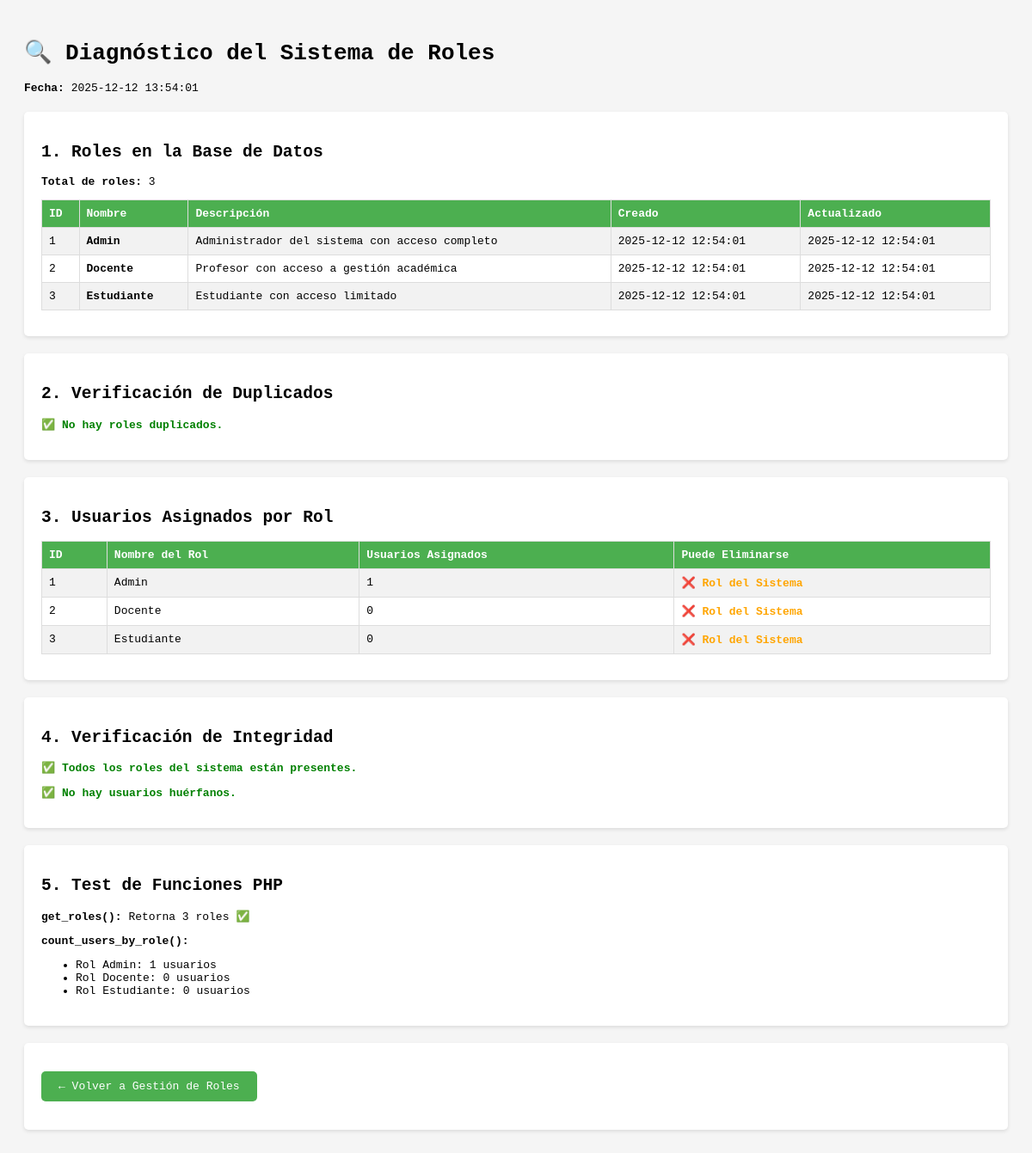
The app's page /diagnostico_roles.php with its own data.
### tables this page shows
CREATE TABLE roles (
    id_rol INT AUTO_INCREMENT PRIMARY KEY,
    nombre_rol VARCHAR(50) UNIQUE NOT NULL,
    descripcion VARCHAR(255),
    activo BOOLEAN DEFAULT TRUE,
    created_at TIMESTAMP DEFAULT CURRENT_TIMESTAMP,
    updated_at TIMESTAMP DEFAULT CURRENT_TIMESTAMP ON UPDATE CURRENT_TIMESTAMP,
    INDEX idx_nombre_rol (nombre_rol)
);

### includes/functions.php (called while the page is built, shortened)
<?php
function get_roles() {
    $database = new Database();
    $db = $database->connect();
    $query = "SELECT * FROM roles ORDER BY id_rol";
    $stmt = $db->prepare($query);
    $stmt->execute();
    return $stmt->fetchAll();
}
function count_users_by_role($id_rol) {
    $database = new Database();
    $db = $database->connect();
    $query = "SELECT COUNT(*) as count FROM usuarios WHERE id_rol = :id_rol";
    $stmt = $db->prepare($query);
    $stmt->bindParam(':id_rol', $id_rol, PDO::PARAM_INT);
    $stmt->execute();
    $result = $stmt->fetch();
    return (int)$result['count'];
}
?>

### diagnostico_roles.php (the view, shortened to what this page needs)
<?php
require_once 'includes/functions.php';
echo '<!DOCTYPE html>
<html lang="es">
<head>
    <meta charset="UTF-8">
    <title>Diagnóstico de Roles</title>
    <style>
        body { font-family: monospace; padding: 20px; background: #f5f5f5; }
        .section { background: white; margin: 20px 0; padding: 20px; border-radius: 5px; box-shadow: 0 2px 4px rgba(0,0,0,0.1); }
        .ok { color: green; font-weight: bold; }
        .error { color: red; font-weight: bold; }
        .warning { color: orange; font-weight: bold; }
        table { border-collapse: collapse; width: 100%; margin: 10px 0; }
        th, td { border: 1px solid #ddd; padding: 8px; text-align: left; }
        th { background-color: #4CAF50; color: white; }
        tr:nth-child(even) { background-color: #f2f2f2; }
        .btn { background: #4CAF50; color: white; padding: 10px 20px; border: none; border-radius: 5px; cursor: pointer; text-decoration: none; display: inline-block; }
        .btn:hover { background: #45a049; }
        .btn-danger { background: #f44336; }
        .btn-danger:hover { background: #da190b; }
    </style>
</head>
<body>
    <h1>🔍 Diagnóstico del Sistema de Roles</h1>
    <p><strong>Fecha:</strong> ' . date('Y-m-d H:i:s') . '</p>
';
try {
    $database = new Database();
    $db = $database->connect();
    echo '<div class="section">';
    echo '<h2>1. Roles en la Base de Datos</h2>';
    $stmt = $db->query('SELECT * FROM roles ORDER BY id_rol');
    $roles = $stmt->fetchAll();
    echo '<p><strong>Total de roles:</strong> ' . count($roles) . '</p>';
    if(count($roles) > 0) {
        echo '<table>';
        echo '<tr><th>ID</th><th>Nombre</th><th>Descripción</th><th>Creado</th><th>Actualizado</th></tr>';
        foreach($roles as $rol) {
            echo '<tr>';
            echo '<td>' . $rol['id_rol'] . '</td>';
            echo '<td><strong>' . htmlspecialchars($rol['nombre_rol']) . '</strong></td>';
            echo '<td>' . htmlspecialchars($rol['descripcion'] ?: '(vacía)') . '</td>';
            echo '<td>' . $rol['created_at'] . '</td>';
            echo '<td>' . $rol['updated_at'] . '</td>';
            echo '</tr>';
        }
        echo '</table>';
    } else {
        echo '<p class="warning">⚠️ No hay roles en la base de datos.</p>';
    }
    echo '</div>';
    echo '<div class="section">';
    echo '<h2>2. Verificación de Duplicados</h2>';
    $stmt2 = $db->query('SELECT nombre_rol, COUNT(*) as count FROM roles GROUP BY nombre_rol HAVING count > 1');
    $duplicados = $stmt2->fetchAll();
    if(count($duplicados) > 0) {
        echo '<p class="error">❌ Se encontraron roles duplicados:</p>';
        echo '<table>';
        echo '<tr><th>Nombre del Rol</th><th>Cantidad de Duplicados</th></tr>';
        foreach($duplicados as $dup) {
            echo '<tr>';
            echo '<td class="error">' . htmlspecialchars($dup['nombre_rol']) . '</td>';
            echo '<td class="error">' . $dup['count'] . '</td>';
            echo '</tr>';
        }
        echo '</table>';
        echo '<p><a href="limpiar_duplicados.php" class="btn btn-danger" onclick="return confirm(\'¿Está seguro de eliminar los roles duplicados? Esta acción no se puede deshacer.\')">🗑️ Limpiar Duplicados</a></p>';
    } else {
        echo '<p class="ok">✅ No hay roles duplicados.</p>';
    }
    echo '</div>';
    echo '<div class="section">';
    echo '<h2>3. Usuarios Asignados por Rol</h2>';
    $stmt3 = $db->query('
        SELECT r.id_rol, r.nombre_rol, COUNT(u.id_usuario) as user_count
        FROM roles r
        LEFT JOIN usuarios u ON r.id_rol = u.id_rol
        GROUP BY r.id_rol
        ORDER BY r.id_rol
    ');
    $users_per_role = $stmt3->fetchAll();
    echo '<table>';
    echo '<tr><th>ID</th><th>Nombre del Rol</th><th>Usuarios Asignados</th><th>Puede Eliminarse</th></tr>';
    foreach($users_per_role as $row) {
        echo '<tr>';
        echo '<td>' . $row['id_rol'] . '</td>';
        echo '<td>' . htmlspecialchars($row['nombre_rol']) . '</td>';
        echo '<td>' . $row['user_count'] . '</td>';
        if($row['id_rol'] <= 3) {
            echo '<td class="warning">❌ Rol del Sistema</td>';
        } elseif($row['user_count'] > 0) {
            echo '<td class="warning">❌ Tiene usuarios asignados</td>';
        } else {
            echo '<td class="ok">✅ Sí</td>';
        }
        echo '</tr>';
    }
    echo '</table>';
    echo '</div>';
    echo '<div class="section">';
    echo '<h2>4. Verificación de Integridad</h2>';
    $missing_roles = [];
    if(count($missing_roles) > 0) {
        echo '<p class="error">❌ Faltan roles del sistema: ' . implode(', ', $missing_roles) . '</p>';
    } else {
        echo '<p class="ok">✅ Todos los roles del sistema están presentes.</p>';
    }
    $stmt_orphan = $db->query('
        SELECT COUNT(*) as count
        FROM usuarios u
        LEFT JOIN roles r ON u.id_rol = r.id_rol
        WHERE r.id_rol IS NULL
    ');
    $orphan_result = $stmt_orphan->fetch();
    if($orphan_result['count'] > 0) {
        echo '<p class="error">❌ Hay ' . $orphan_result['count'] . ' usuario(s) con roles inexistentes.</p>';
    } else {
        echo '<p class="ok">✅ No hay usuarios huérfanos.</p>';
    }
    echo '</div>';
    echo '<div class="section">';
    echo '<h2>5. Test de Funciones PHP</h2>';
    $test_roles = get_roles();
    echo '<p><strong>get_roles():</strong> Retorna ' . count($test_roles) . ' roles ';
    echo (count($test_roles) == count($roles)) ? '<span class="ok">✅</span>' : '<span class="error">❌</span>';
    echo '</p>';
    echo '<p><strong>count_users_by_role():</strong></p>';
    echo '<ul>';
    foreach($test_roles as $rol) {
        $count = count_users_by_role($rol['id_rol']);
        echo '<li>Rol ' . htmlspecialchars($rol['nombre_rol']) . ': ' . $count . ' usuarios</li>';
    }
    echo '</ul>';
    echo '</div>';
} catch(Exception $e) {
    echo '<div class="section">';
    echo '<p class="error">❌ Error: ' . htmlspecialchars($e->getMessage()) . '</p>';
    echo '<pre>' . htmlspecialchars($e->getTraceAsString()) . '</pre>';
    echo '</div>';
}
echo '<div class="section">';
echo '<p><a href="roles.php" class="btn">← Volver a Gestión de Roles</a></p>';
echo '</div>';
echo '</body></html>';
?>

### diagnostico_roles.php (style rules this page uses)
body { font-family: monospace; padding: 20px; background: #f5f5f5; }
.section { background: white; margin: 20px 0; padding: 20px; border-radius: 5px; box-shadow: 0 2px 4px rgba(0,0,0,0.1); }
.ok { color: green; font-weight: bold; }
.warning { color: orange; font-weight: bold; }
table { border-collapse: collapse; width: 100%; margin: 10px 0; }
th, td { border: 1px solid #ddd; padding: 8px; text-align: left; }
th { background-color: #4CAF50; color: white; }
tr:nth-child(even) { background-color: #f2f2f2; }
.btn { background: #4CAF50; color: white; padding: 10px 20px; border: none; border-radius: 5px; cursor: pointer; text-decoration: none; display: inline-block; }

### records on screen
roles: id_rol "1", nombre_rol "Admin", descripcion "Administrador del sistema con acceso completo", created_at "2025-12-12 12:54:01", updated_at "2025-12-12 12:54:01", user_count "1", shows "❌ Rol del Sistema"
roles: id_rol "2", nombre_rol "Docente", descripcion "Profesor con acceso a gestión académica", created_at "2025-12-12 12:54:01", updated_at "2025-12-12 12:54:01", user_count "0", shows "❌ Rol del Sistema", count "0"
roles: id_rol "3", nombre_rol "Estudiante", descripcion "Estudiante con acceso limitado", created_at "2025-12-12 12:54:01", updated_at "2025-12-12 12:54:01", user_count "0", shows "❌ Rol del Sistema", count "0"

### other values on screen
count($roles) "3"
count($test_roles) "3"
